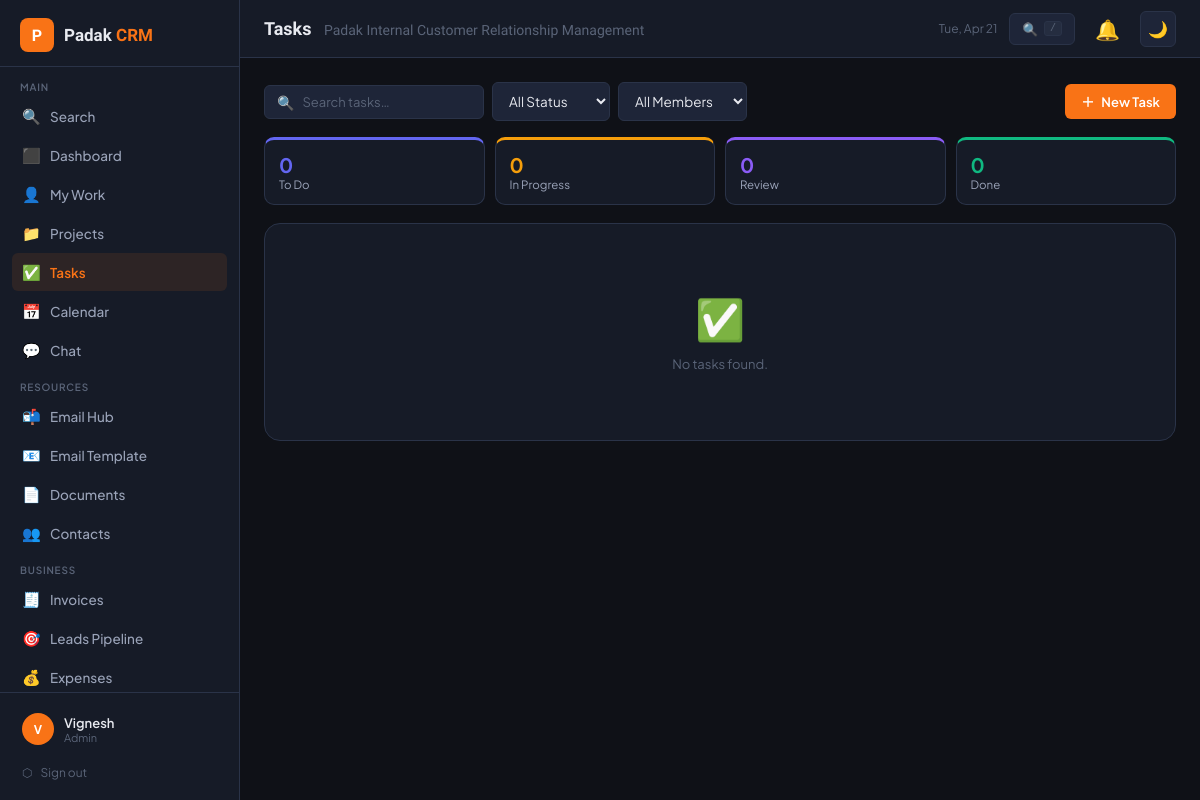
The app's page /tasks.php (signed in), older data.
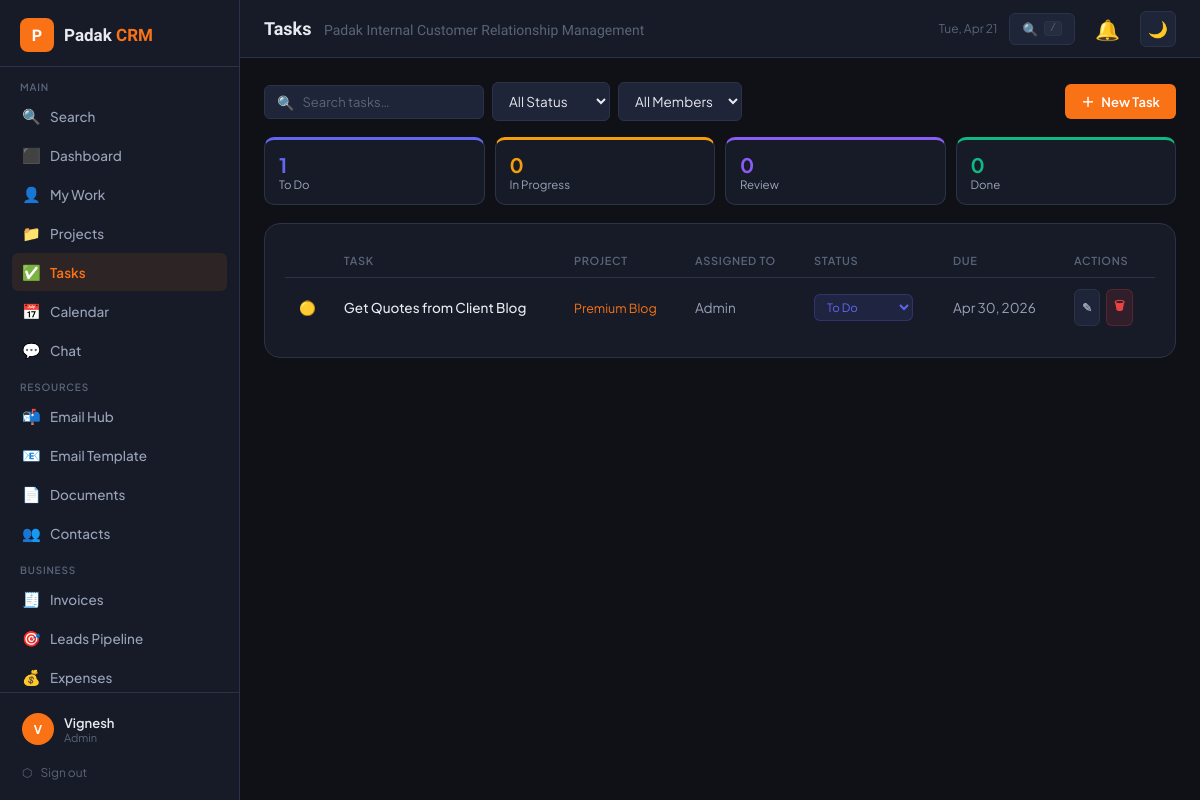
The same page, newer data.
### tables this page shows
CREATE TABLE `tasks` (
  `id` int(11) NOT NULL,
  `title` varchar(250) NOT NULL,
  `description` text DEFAULT NULL,
  `project_id` int(11) DEFAULT NULL,
  `assigned_to` int(11) DEFAULT NULL,
  `created_by` int(11) NOT NULL,
  `status` enum('todo','in_progress','review','done') DEFAULT 'todo',
  `priority` enum('low','medium','high','urgent') DEFAULT 'medium',
  `due_date` date DEFAULT NULL,
  `completed_at` datetime DEFAULT NULL,
  `created_at` datetime DEFAULT current_timestamp(),
  `updated_at` datetime DEFAULT current_timestamp() ON UPDATE current_timestamp()
);

CREATE TABLE `projects` (
  `id` int(11) NOT NULL,
  `title` varchar(200) NOT NULL,
  `description` text DEFAULT NULL,
  `contact_id` int(11) DEFAULT NULL,
  `status` enum('planning','active','on_hold','completed','cancelled') DEFAULT 'planning',
  `priority` enum('low','medium','high','urgent') DEFAULT 'medium',
  `start_date` date DEFAULT NULL,
  `due_date` date DEFAULT NULL,
  `budget` decimal(12,2) DEFAULT NULL,
  `currency` varchar(10) DEFAULT 'LKR',
  `progress` int(11) DEFAULT 0,
  `created_by` int(11) NOT NULL,
  `created_at` datetime DEFAULT current_timestamp(),
  `updated_at` datetime DEFAULT current_timestamp() ON UPDATE current_timestamp()
);

CREATE TABLE `users` (
  `id` int(11) NOT NULL,
  `name` varchar(100) NOT NULL,
  `email` varchar(150) NOT NULL,
  `password` varchar(255) NOT NULL,
  `role` enum('admin','manager','member') DEFAULT 'member',
  `avatar` varchar(255) DEFAULT NULL,
  `phone` varchar(30) DEFAULT NULL,
  `department` varchar(100) DEFAULT NULL,
  `status` enum('active','inactive') DEFAULT 'active',
  `last_login` datetime DEFAULT NULL,
  `created_at` datetime DEFAULT current_timestamp()
);

### config.php (called while the page is built, shortened)
<?php
function h(string $s): string { return htmlspecialchars($s, ENT_QUOTES, 'UTF-8'); }
function fDate(?string $d, string $fmt = 'M j, Y'): string {
    return date($fmt, strtotime($d));
}
function statusColor(string $status): string {
    return match($status) {
        'active','done','completed' => '#10b981',
        'planning','todo' => '#6366f1',
        'in_progress' => '#f59e0b',
        'review' => '#8b5cf6',
        'on_hold' => '#94a3b8',
        'cancelled','inactive' => '#ef4444',
        'prospect','lead' => '#f97316',
        'client' => '#10b981',
        'partner' => '#6366f1',
        'urgent','high' => '#ef4444',
        'medium' => '#f59e0b',
        'low' => '#10b981',
        default => '#94a3b8'
    };
}
function priorityIcon(string $p): string {
    return match($p) {
        'urgent' => '🔴',
        'high' => '🟠',
        'medium' => '🟡',
        'low' => '🟢',
        default => '⚪'
    };
}

### tasks.php (the view, shortened to what the changed rows need)
<?php
require_once 'config.php';
require_once 'includes/layout.php';
$db = getCRMDB();
$proj_filter = (int)($_GET['project_id'] ?? 0);
$where = "1=1";
$tasks = $db->query("
  SELECT t.*, p.title AS proj_title, u.name AS assignee, c.name AS creator_name
  FROM tasks t
  LEFT JOIN projects p ON p.id=t.project_id
  LEFT JOIN users u ON u.id=t.assigned_to
  LEFT JOIN users c ON c.id=t.created_by
  WHERE $where
  ORDER BY FIELD(t.status,'in_progress','review','todo','done'), FIELD(t.priority,'urgent','high','medium','low'), t.due_date ASC
")->fetch_all(MYSQLI_ASSOC);
?>
<div style="display:grid;grid-template-columns:repeat(4,1fr);gap:10px;margin-bottom:18px">
  <?php
  $buckets = ['todo'=>['To Do','#6366f1'],'in_progress'=>['In Progress','#f59e0b'],'review'=>['Review','#8b5cf6'],'done'=>['Done','#10b981']];
  foreach ($buckets as $k=>[$l,$c]):
    $cnt = count(array_filter($tasks,fn($t)=>$t['status']===$k));
  ?>
  <a href="?status=<?= $k ?><?= $proj_filter?"&project_id=$proj_filter":'' ?>" style="background:var(--bg2);border:1px solid var(--border);border-top:3px solid <?= $c ?>;border-radius:var(--radius);padding:12px 14px;display:block;transition:border-color .15s" onmouseover="this.style.borderColor='<?= $c ?>'" onmouseout="this.style.borderColor='var(--border)'">
    <div style="font-size:20px;font-weight:700;color:<?= $c ?>"><?= $cnt ?></div>
    <div style="font-size:11.5px;color:var(--text2)"><?= $l ?></div>
  </a>
  <?php endforeach; ?>
</div>
<?php if (empty($tasks)): ?>
<div class="card"><div class="empty-state"><div class="icon">✅</div><p>No tasks found.</p></div></div>
<?php else: ?>
<div class="card">
  <div class="table-wrap">
    <table>
      <thead><tr>
        <th style="width:36px"></th>
        <th>Task</th><th>Project</th><th>Assigned To</th><th>Status</th><th>Due</th><th>Actions</th>
      </tr></thead>
      <tbody>
        <?php foreach ($tasks as $t):
          $sc=statusColor($t['status']);
          $today = date('Y-m-d');
          $overdue = $t['due_date'] && $t['due_date'] < $today && $t['status']!=='done';
        ?>
        <tr>
          <td><?= priorityIcon($t['priority']) ?></td>
          <td class="td-main" style="<?= $overdue?"color:var(--red)":'' ?>">
            <?= h($t['title']) ?>
          </td>
          <td><?= $t['proj_title'] ? '<a href="projects.php?view='.($t['project_id']).'" style="color:var(--orange);font-size:12.5px">'.h($t['proj_title']).'</a>' : '<span style="color:var(--text3)">—</span>' ?></td>
          <td><?= h($t['assignee'] ?? '—') ?></td>
          <td>
            <form method="POST" style="display:inline">
              <select name="status" class="form-control" style="padding:4px 8px;font-size:11.5px;width:auto;background:<?= $sc ?>20;border-color:<?= $sc ?>40;color:<?= $sc ?>" onchange="this.form.submit()">
                <?php foreach (['todo'=>'To Do','in_progress'=>'In Progress','review'=>'Review','done'=>'Done'] as $v=>$l): ?>
                <option value="<?= $v ?>" <?= $t['status']===$v?'selected':'' ?>><?= $l ?></option>
                <?php endforeach; ?>
              </select>
            </form>
          </td>
          <td style="<?= $overdue?'color:var(--red)':'' ?>"><?= fDate($t['due_date']) ?></td>
          <td>
            <div style="display:flex;gap:6px">
              <button class="btn btn-ghost btn-sm btn-icon" onclick="openEditTask(<?= htmlspecialchars(json_encode($t)) ?>)" title="Edit">✎</button>
              <form method="POST" onsubmit="return confirm('Delete task?')">
                <button type="submit" class="btn btn-danger btn-sm btn-icon" title="Delete">🗑</button>
              </form>
            </div>
          </td>
        </tr>
        <?php endforeach; ?>
      </tbody>
    </table>
  </div>
</div>
<?php endif; ?>

Row changes from the older to the newer data that the page shows:
added tasks: status "1", status "0", priority "🟡", title "Get Quotes from Client Blog", project.title "Premium Blog", assigned_to.name "Admin", status "To Do", due_date "Apr 30, 2026"
Text that changed along with them:
new list line: "To Do"
text no longer shown: "✅ No tasks found."
text now shown: "TASK PROJECT ASSIGNED TO STATUS DUE ACTIONS"
list line gone: "0 To Do"
list line gone: "0"
